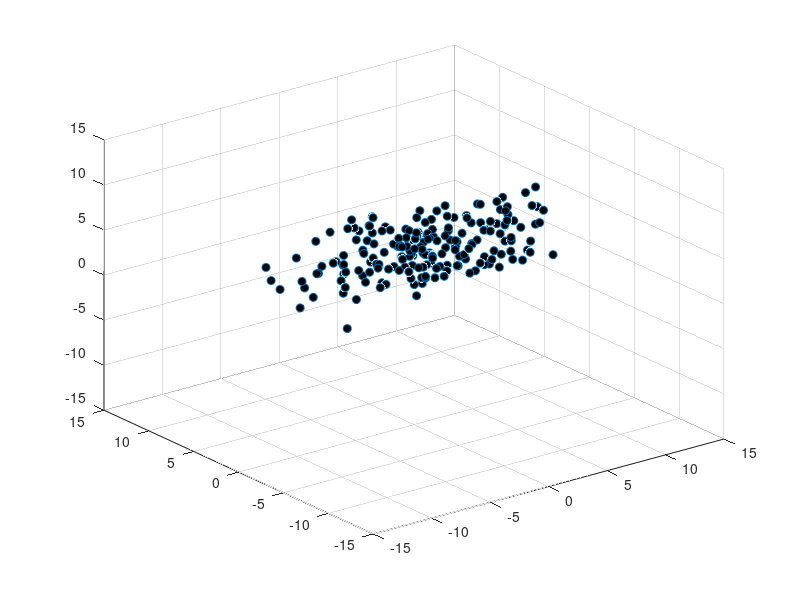
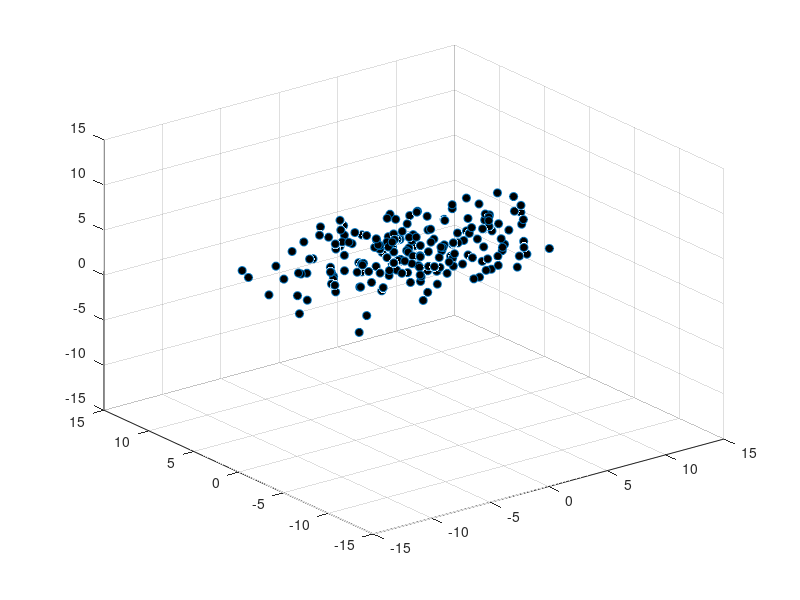
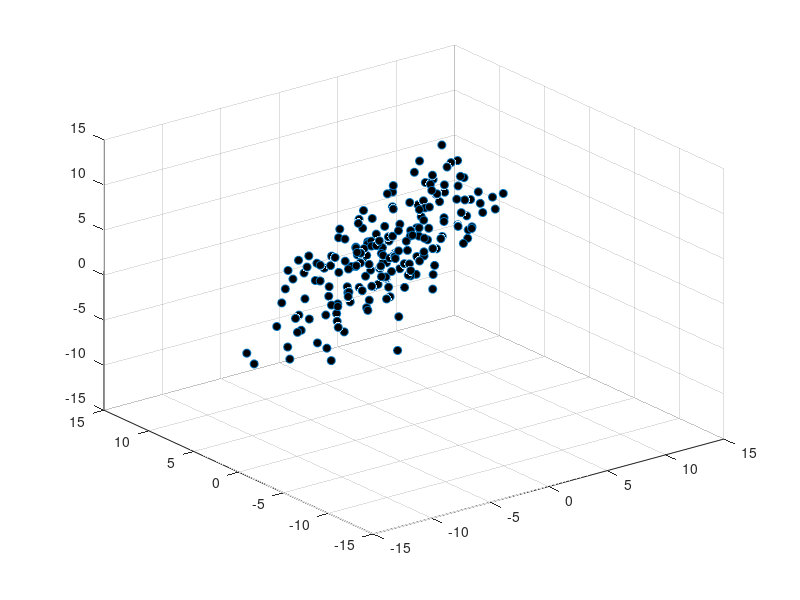
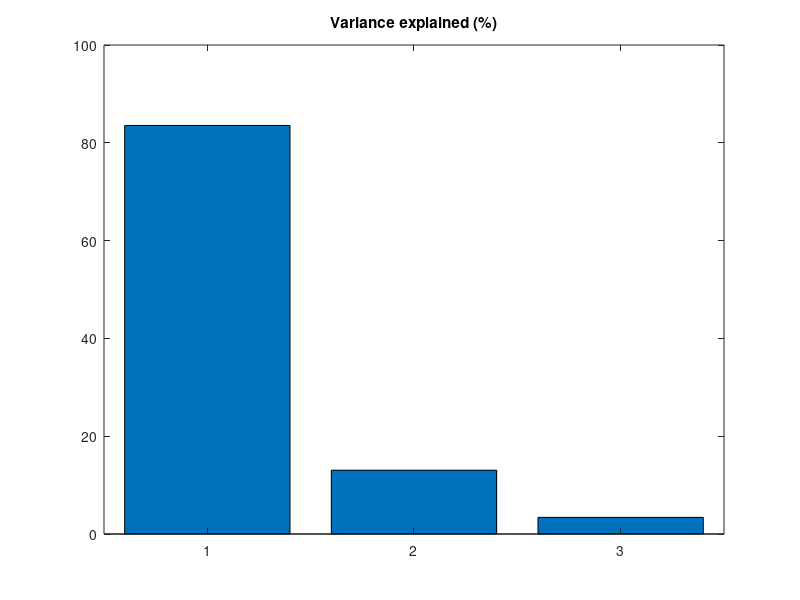

The MATLAB source for these figures, in order: (Note: this script raises an error after producing the figures.)
%% Data Science for Human Factors course - script 11
% Machine Learning 1: Dimensionality Reduction
%
% This script is free to use and distribute for anybody!
%
% Author: Marius Klug, 2018, bpn.tu-berlin.de
%%%%%%%%%%%%%%%%%%%%%%%%%%%%%%%%%%%%%%%%%%%%%%%%%%%%%%%%%%%%

%% First, create some 3D data

% parameters
n = 200;
mu_x = 2;
mu_y = 1;
mu_z = 3;
sigma_x = 5;
sigma_y = 1;
sigma_z = 2;

%% EXERCISE
% generate the 3D data using the respective parameters and
% plot it in 3D using the same axis limits for all three
% dimension.

% generate data
data = [ mu_x+randn(n,1)*sigma_x...
    mu_y+randn(n,1)*sigma_y...
    mu_z+randn(n,1)*sigma_z];

size(data)

% show the data
figure(1); clf
plot3(data(:,1),data(:,2),data(:,3),'o','markerfacecolor','k')
xlim([-15 15])
ylim([-15 15])
zlim([-15 15])
rotate3d on
grid on

%% rotate data
% using a rotation matrix we can rotate the data around x
% and y

R_x = [1.0000         0         0
    0           0.8660   -0.5000
    0           0.5000    0.8660];

data2 = data*R_x;

figure(2); clf
plot3(data2(:,1),data2(:,2),data2(:,3),'o','markerfacecolor','k')
xlim([-15 15])
ylim([-15 15])
zlim([-15 15])
rotate3d on
grid on

R_y = [0.7071         0      0.7071
    0          1.0000         0
    -0.7071         0      0.7071];

data3 = data2*R_y;

% final dataset that has correlating variables
figure(3); clf
plot3(data3(:,1),data3(:,2),data3(:,3),'o','markerfacecolor','k')
xlim([-15 15])
ylim([-15 15])
zlim([-15 15])
rotate3d on
grid on

%% Principal Component Analysis

% it's really just one line...
[coeff, score,latent,tsquared,explained,mu] = pca(data);

figure(4); clf
bar(explained)
title('Variance explained (%)')
set(gca,'Xticklabels',{'PC 1','PC 2','PC 3'})

% The coefficient matrix is p-by-p.
% Each column of coeff contains coefficients for one PC
coeff

% the data can be reconstructed by multiplying the score with the
% coefficients and adding the means
data
score*coeff'+repmat(mu,length(data),1)

figure(5); clf
bar(coeff')
set(gca,'Xticklabels',{'PC 1','PC 2','PC 3'})
title('Factor Loadings')
legend({'X','Y','Z'})

% sigma_x = 5;
% sigma_y = 1;
% sigma_z = 2;

% now plot only the first two PCs

figure(6); clf
plot(score(:,1),score(:,2),'o','markerfacecolor','k')
xlabel('PC 1')
ylabel('PC 2')

xlim([-15 15])
ylim([-15 15])

%% The Swiss Roll Problem
% Generate Swiss Roll Data
N = 1500;
noise = 0.05;
t = 3*pi/2 * (1 + 2*rand(N,1));
h = 11 * rand(N,1);
swiss_roll_data = [t.*cos(t), h, t.*sin(t)] + noise*randn(N,3);

% plot
figure(7); clf
scatter3(swiss_roll_data(:,1),swiss_roll_data(:,2),swiss_roll_data(:,3),[],'fill','MarkerEdgeColor','k');
view(-20,5)
title('A yummy swiss roll')

%% Use PCA
[coeff, score,latent,tsquared,explained,mu] = pca(swiss_roll_data);

figure(8); clf
plot(explained)

figure(9); clf
plot(score(:,1))

% plot(score(:,1),randn(length(score(:,1))),'o')

figure(10); clf
plot(score(:,1),score(:,2),'o','markerfacecolor','k')
xlabel('PC 1')
ylabel('PC 2')
title('Dimensionality Reduction with PCA')

%% Use t-Distributed Stochastic Neighbor Embedding (t-SNE)

Y = tsne(swiss_roll_data);
figure(11); clf
scatter(Y(:,1),Y(:,2))
title('Dimensionality Reduction with t-SNE')
xlabel('t-SNE 1')
ylabel('t-SNE 2')

% do it again
Y = tsne(swiss_roll_data);
figure(12); clf
scatter(Y(:,1),Y(:,2))
title('Dimensionality Reduction with t-SNE 2')
xlabel('t-SNE 1')
ylabel('t-SNE 2')

